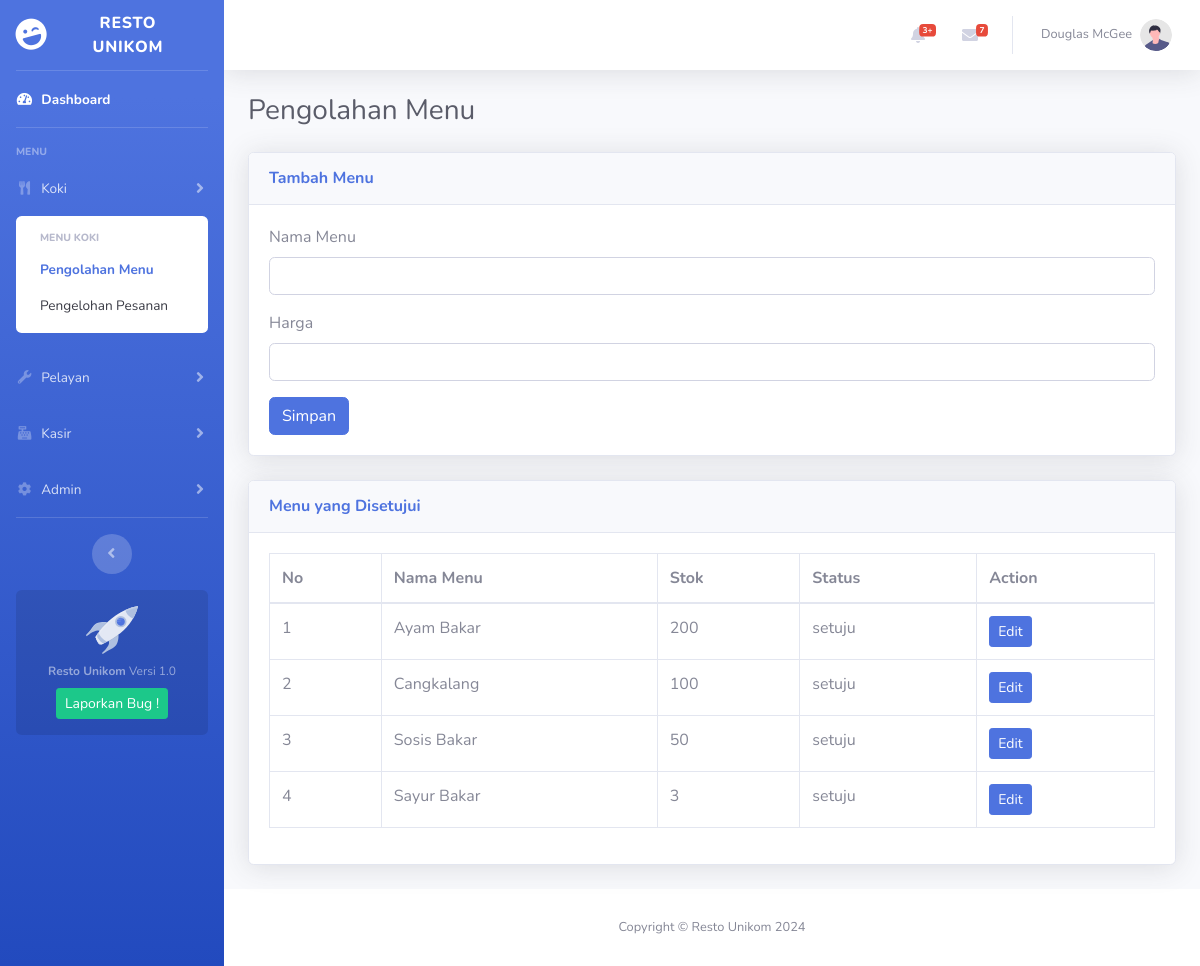
/pengolahan-menu-koki.php, run on the app's committed database.
### tables this page shows
CREATE TABLE `menu` (
  `no_menu` int(11) NOT NULL,
  `status` varchar(6) NOT NULL,
  `nama_menu` varchar(16) NOT NULL,
  `stok` int(3) NOT NULL,
  `harga` decimal(9,2) NOT NULL
);

### pengolahan-menu-koki.php (the view, shortened to what this page needs)
<!DOCTYPE html>
<html lang="en">
<head>
    <link href="vendor/fontawesome-free/css/all.min.css" rel="stylesheet" type="text/css">
    <link href="css/sb-admin-2.min.css" rel="stylesheet">
</head>
<body id="page-top">
    <div id="wrapper">
        <ul class="navbar-nav bg-gradient-primary sidebar sidebar-dark accordion" id="accordionSidebar">
            <a class="sidebar-brand d-flex align-items-center justify-content-center" href="Dashboard.html">
                <div class="sidebar-brand-icon rotate-n-15">
                    <i class="fas fa-laugh-wink"></i>
                </div>
                <div class="sidebar-brand-text mx-3">Resto Unikom</div>
            </a>
            <hr class="sidebar-divider my-0">
            <li class="nav-item active">
                <a class="nav-link" href="Dashboard.html">
                    <i class="fas fa-fw fa-tachometer-alt"></i>
                    <span>Dashboard</span></a>
            </li>
            <hr class="sidebar-divider">
            <div class="sidebar-heading">
                Menu
            </div>
          <li class="nav-item">
            <a class="nav-link collapsed" href="#" data-toggle="collapse" data-target="#collapseKoki"
                aria-expanded="true" aria-controls="collapseKoki">
                <i class="fas fa-fw fa-utensils"></i>
                <span>Koki</span>
            </a>
            <div id="collapseKoki" class="collapse show" aria-labelledby="headingKoki" data-parent="#accordionSidebar">
                <div class="bg-white py-2 collapse-inner rounded">
                    <h6 class="collapse-header">Menu Koki</h6>
                    <a class="collapse-item active" href="pengolahan-menu-koki.html">Pengolahan Menu</a>
                    <a class="collapse-item" href="pengolahan-pesanan-koki.php">Pengelohan Pesanan</a>
                </div>
            </div>
        </li>
            <li class="nav-item">
                <a class="nav-link collapsed" href="#" data-toggle="collapse" data-target="#collapsePelayan"
                    aria-expanded="true" aria-controls="collapsePelayan">
                    <i class="fas fa-fw fa-wrench"></i>
                    <span>Pelayan</span>
                </a>
            </li>
            <li class="nav-item">
                <a class="nav-link collapsed" href="#" data-toggle="collapse" data-target="#collapseKasir"
                    aria-expanded="true" aria-controls="collapseKasir">
                    <i class="fas fa-fw fa-cash-register"></i>
                    <span>Kasir</span>
                </a>
            </li>
            <li class="nav-item">
                <a class="nav-link collapsed" href="#" data-toggle="collapse" data-target="#collapseAdmin"
                    aria-expanded="true" aria-controls="collapseAdmin">
                    <i class="fas fa-fw fa-cog"></i>
                    <span>Admin</span>
                </a>
            </li>
            <hr class="sidebar-divider d-none d-md-block">
            <div class="text-center d-none d-md-inline">
                <button class="rounded-circle border-0" id="sidebarToggle"></button>
            </div>
            <div class="sidebar-card d-none d-lg-flex">
                <img class="sidebar-card-illustration mb-2" src="img/undraw_rocket.svg" alt="...">
                <p class="text-center mb-2"><strong>Resto Unikom</strong> Versi 1.0</p>
                <a class="btn btn-success btn-sm" href="https://github.com/xturus138/adminWebsite">Laporkan Bug !</a>
            </div>
        </ul>
        <div id="content-wrapper" class="d-flex flex-column">
            <div id="content">
                <nav class="navbar navbar-expand navbar-light bg-white topbar mb-4 static-top shadow">
                    <ul class="navbar-nav ml-auto">
                        <li class="nav-item dropdown no-arrow mx-1">
                            <a class="nav-link dropdown-toggle" href="#" id="alertsDropdown" role="button"
                                data-toggle="dropdown" aria-haspopup="true" aria-expanded="false">
                                <i class="fas fa-bell fa-fw"></i>
                                <span class="badge badge-danger badge-counter">3+</span>
                            </a>
                        </li>
                        <li class="nav-item dropdown no-arrow mx-1">
                            <a class="nav-link dropdown-toggle" href="#" id="messagesDropdown" role="button"
                                data-toggle="dropdown" aria-haspopup="true" aria-expanded="false">
                                <i class="fas fa-envelope fa-fw"></i>
                                <span class="badge badge-danger badge-counter">7</span>
                            </a>
                        </li>
                        <li class="nav-item dropdown no-arrow">
                            <a class="nav-link dropdown-toggle" href="#" id="userDropdown" role="button"
                                data-toggle="dropdown" aria-haspopup="true" aria-expanded="false">
                                <span class="mr-2 d-none d-lg-inline text-gray-600 small">Douglas McGee</span>
                                <img class="img-profile rounded-circle"
                                    src="img/undraw_profile.svg">
                            </a>
                        </li>
                    </ul>
                </nav>
                <div class="container-fluid">
                    <div class="d-sm-flex align-items-center justify-content-between mb-4">
                        <h1 class="h3 mb-0 text-gray-800">Pengolahan Menu</h1>
                    </div>
                    <div class="row">
                        <div class="col-12">
                            <div class="card shadow mb-4">
                                <div class="card-header py-3">
                                    <h6 class="m-0 font-weight-bold text-primary">Tambah Menu</h6>
                                </div>
                                <div class="card-body">
                                    <form action="pengolahan-menu-insert-koki.php" method="post">
                                        <div class="form-group">
                                            <label for="nama_menu">Nama Menu</label>
                                            <input type="text" class="form-control" id="nama_menu" name="nama_menu" required>
                                        </div>
                                        <div class="form-group">
                                            <label for="harga">Harga</label>
                                            <input type="number" class="form-control" id="harga" name="harga" required>
                                        </div>
                                        <button type="submit" class="btn btn-primary">Simpan</button>
                                    </form>
                                </div>
                            </div>
                        </div>
                    </div>
                    <?php
                    include 'config.php';
                    $query = "SELECT * FROM menu WHERE status = 'setuju'";
                    $result = mysqli_query($db, $query);
                    ?>
                    <div class="row">
                        <div class="col-12">
                            <div class="card shadow mb-4">
                                <div class="card-header py-3">
                                    <h6 class="m-0 font-weight-bold text-primary">Menu yang Disetujui</h6>
                                </div>
                                <div class="card-body">
                                    <table class="table table-bordered">
                                        <thead>
                                            <tr>
                                                <th>No</th>
                                                <th>Nama Menu</th>
                                                <th>Stok</th>
                                                <th>Status</th>
                                                <th>Action</th>
                                            </tr>
                                        </thead>
                                        <tbody>
                                            <?php
                                            $no = 1;
                                            while ($row = mysqli_fetch_assoc($result)) {
                                                echo "<tr>";
                                                echo "<td>" . $no++ . "</td>";
                                                echo "<td>" . htmlspecialchars($row['nama_menu']) . "</td>";
                                                echo "<td>" . htmlspecialchars($row['stok']) . "</td>";
                                                echo "<td>" . htmlspecialchars($row['status']) . "</td>";
                                                echo "<td>
                                                        <a href='pengolahan-menu-edit-koki.php?id=" . $row['no_menu'] . "' class='btn btn-primary btn-sm'>Edit</a>
                                                    </td>";
                                                echo "</tr>";
                                            }
                                            ?>
                                        </tbody>
                                    </table>
                                </div>
                            </div>
                        </div>
                    </div>
                </div>
            </div>
            <footer class="sticky-footer bg-white">
                <div class="container my-auto">
                    <div class="copyright text-center my-auto">
                        <span>Copyright &copy; Resto Unikom 2024</span>
                    </div>
                </div>
            </footer>
        </div>
    </div>
</body>
</html>

### data on the page
menu: nama_menu "Ayam Bakar", stok "200", status "setuju"
menu: nama_menu "Cangkalang", stok "100", status "setuju"
menu: nama_menu "Sosis Bakar", stok "50", status "setuju"
menu: nama_menu "Sayur Bakar", stok "3", status "setuju"
